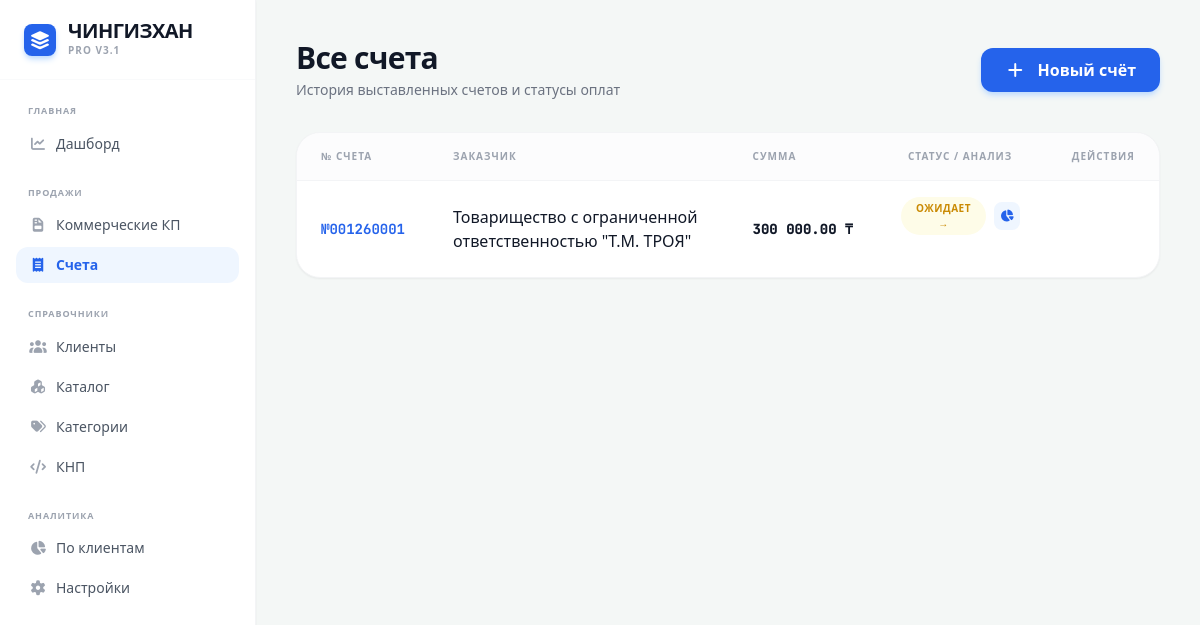
The app's page /invoices, older data.
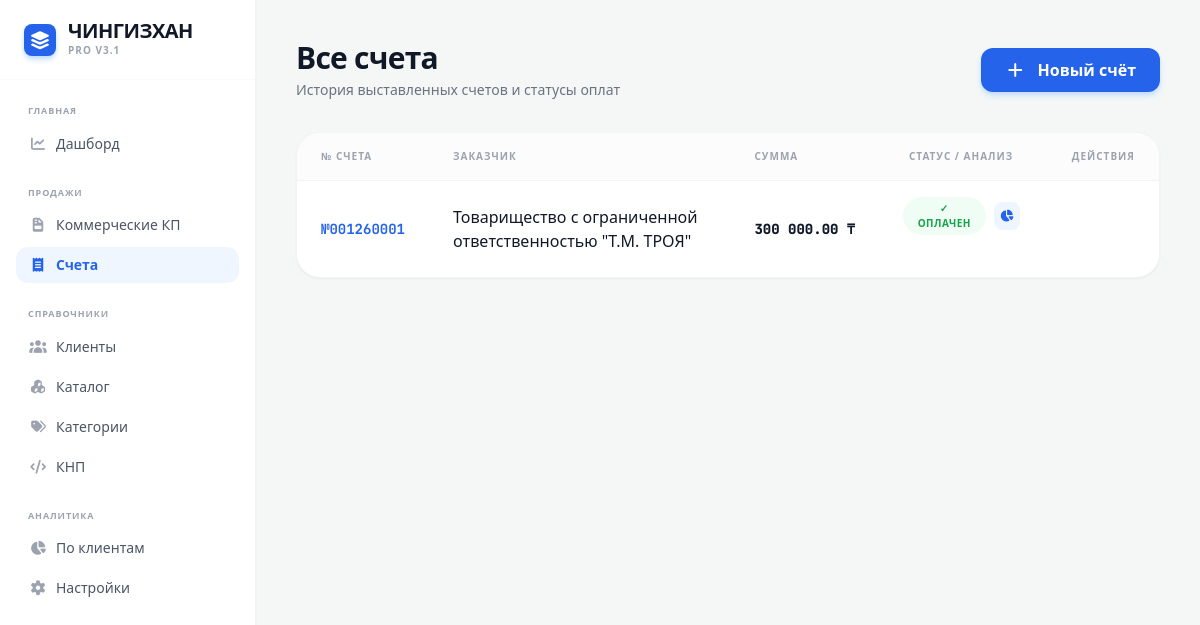
The same page, newer data.
### tables this page shows
CREATE TABLE invoices (id TEXT PRIMARY KEY, client_id TEXT, date TEXT, subtotal REAL, vat_rate REAL, vat_amount REAL, total REAL, status INTEGER DEFAULT 0, knp TEXT DEFAULT "859", markup REAL DEFAULT 0);

CREATE TABLE clients (id TEXT PRIMARY KEY, name TEXT, bin TEXT, contact TEXT, address TEXT);

### app.py (the view)
@app.route('/invoices')
def invoices_list():
    with sqlite3.connect(DB_NAME) as conn: invoices = conn.cursor().execute("SELECT i.id, c.name, i.date, i.total, i.status FROM invoices i LEFT JOIN clients c ON i.client_id = c.id ORDER BY i.date DESC").fetchall()
    return render_template('invoices.html', invoices=invoices, title="Все счета")

### templates/invoices.html (shortened to what this page needs)
{% extends "base.html" %}
{% block content %}
<div class="p-10 max-w-7xl mx-auto">
    <div class="flex justify-between items-center mb-8">
        <div>
            <h2 class="text-3xl font-black text-gray-900 tracking-tight">{{ title }}</h2>
            <p class="text-gray-500 text-sm mt-1">История выставленных счетов и статусы оплат</p>
        </div>
        <a href="/create_invoice{% if current_client %}?client={{ current_client }}{% endif %}" class="bg-blue-600 text-white px-6 py-2.5 rounded-xl font-bold hover:bg-blue-700 transition shadow-md shadow-blue-200"><i class="fas fa-plus mr-2"></i> Новый счёт</a>
    </div>
    <div class="bg-white rounded-3xl shadow-sm border border-gray-100 overflow-hidden">
        <table class="w-full text-left">
            <thead>
                <tr class="bg-gray-50/50 border-b border-gray-100">
                    <th class="py-4 px-6 text-[10px] font-black text-gray-400 uppercase tracking-widest w-24">№ Счета</th>
                    <th class="py-4 px-6 text-[10px] font-black text-gray-400 uppercase tracking-widest">Заказчик</th>
                    <th class="py-4 px-6 text-[10px] font-black text-gray-400 uppercase tracking-widest">Сумма</th>
                    <th class="py-4 px-6 text-[10px] font-black text-gray-400 uppercase tracking-widest text-center">Статус / Анализ</th>
                    <th class="py-4 px-6 text-[10px] font-black text-gray-400 uppercase tracking-widest text-right">Действия</th>
                </tr>
            </thead>
            <tbody class="divide-y divide-gray-50">
                {% for inv in invoices %}
                <tr class="hover:bg-gray-50 transition group">
                    <td class="py-4 px-6 font-bold text-blue-600 font-mono text-sm"><a href="/edit_invoice/{{ inv[0] }}" class="hover:underline">№{{ inv[0] }}</a></td>
                    <td class="py-4 px-6 text-gray-900 font-medium">{{ inv[1] }}</td>
                    <td class="py-4 px-6 font-black text-gray-900 font-mono text-sm whitespace-nowrap">{{ '{:,.2f}'.format(inv[3]).replace(',', ' ') }} ₸</td>
                    <td class="py-4 px-6 text-center flex justify-center items-center gap-2">
                        {% if inv[4] == 0 %}
                            <button onclick="setStatus('{{ inv[0] }}', 1)" class="px-3 py-1 rounded-full text-[10px] font-bold bg-gray-100 text-gray-500 hover:bg-gray-200 uppercase tracking-wider transition" title="Перевести в Ожидает">Черновик →</button>
                        {% elif inv[4] == 1 %}
                            <button onclick="setStatus('{{ inv[0] }}', 2)" class="px-3 py-1 rounded-full text-[10px] font-bold bg-yellow-50 text-yellow-600 hover:bg-yellow-100 uppercase tracking-wider transition" title="Отметить как Оплачен">Ожидает →</button>
                        {% else %}
                            <button onclick="setStatus('{{ inv[0] }}', 1)" class="px-3 py-1 rounded-full text-[10px] font-bold bg-green-50 text-green-600 hover:bg-green-100 uppercase tracking-wider transition" title="Вернуть в Ожидает">✓ Оплачен</button>
                        {% endif %}
                        <a href="/invoice_stats/{{ inv[0] }}" class="w-7 h-7 flex items-center justify-center bg-blue-50 text-blue-600 hover:bg-blue-100 rounded-lg transition" title="Анализ прибыли"><i class="fas fa-chart-pie text-xs"></i></a>
                    </td>
                </tr>
                {% endfor %}
            </tbody>
        </table>
    </div>
</div>
{% endblock %}

Row changes from the older to the newer data that the page shows:
changed invoices "Товарищество с ограниченной ответственностью \"Т.М. ТРОЯ\"": status "ОЖИДАЕТ →" → "✓ ОПЛАЧЕН"
